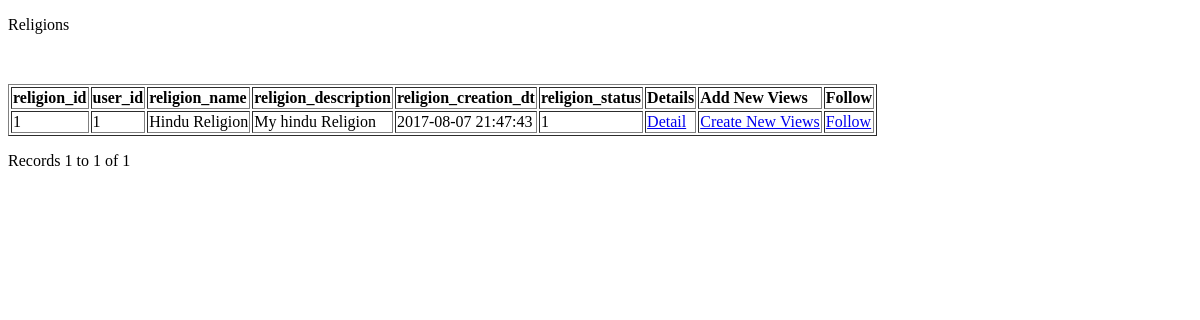
Before: /0001_myreligion/index.php with the older database file.
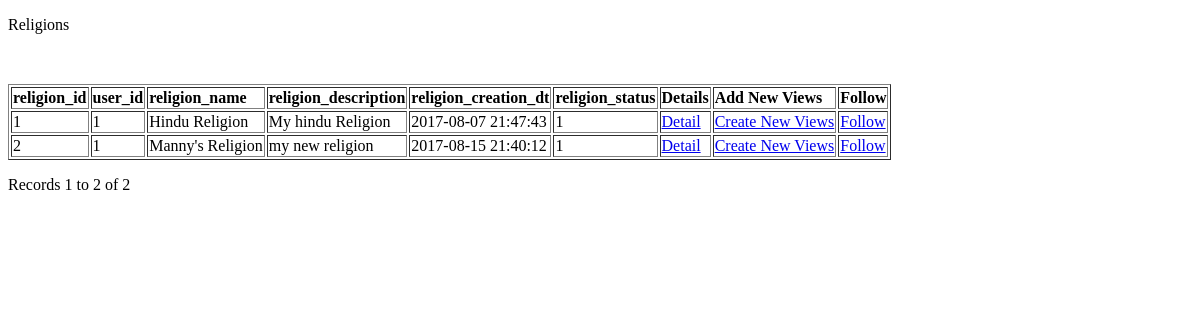
After: the same page with the newer database file.
### tables this page shows
CREATE TABLE `religions` (
  `religion_id` int(11) NOT NULL AUTO_INCREMENT,
  `user_id` int(11) DEFAULT NULL,
  `religion_name` varchar(255) DEFAULT NULL,
  `religion_description` text,
  `religion_creation_dt` timestamp NOT NULL DEFAULT CURRENT_TIMESTAMP ON UPDATE CURRENT_TIMESTAMP,
  `religion_status` int(1) NOT NULL DEFAULT '0',
  `religion_type` enum('public','closed') NOT NULL DEFAULT 'closed',
  `religion_image` varchar(255) DEFAULT NULL,
  PRIMARY KEY (`religion_id`)
);

### 0001_myreligion/index.php (the view, shortened to what this page needs)
<?php require_once('../Connections/conn.php'); ?>
<?php
$currentPage = $_SERVER["PHP_SELF"];
$maxRows_rsView = 25;
$pageNum_rsView = 0;
$startRow_rsView = $pageNum_rsView * $maxRows_rsView;
$query_rsView = "SELECT * FROM religions WHERE religion_status = 1";
$query_limit_rsView = sprintf("%s LIMIT %d, %d", $query_rsView, $startRow_rsView, $maxRows_rsView);
$rsView = mysql_query($query_limit_rsView, $conn) or die(mysql_error());
$row_rsView = mysql_fetch_assoc($rsView);
if (isset($_GET['totalRows_rsView'])) {
  $totalRows_rsView = $_GET['totalRows_rsView'];
} else {
  $all_rsView = mysql_query($query_rsView);
  $totalRows_rsView = mysql_num_rows($all_rsView);
}
$totalPages_rsView = ceil($totalRows_rsView/$maxRows_rsView)-1;
$queryString_rsView = "";
$queryString_rsView = sprintf("&totalRows_rsView=%d%s", $totalRows_rsView, $queryString_rsView);
?><!DOCTYPE html PUBLIC "-//W3C//DTD XHTML 1.0 Transitional//EN" "http://www.w3.org/TR/xhtml1/DTD/xhtml1-transitional.dtd">
<html xmlns="http://www.w3.org/1999/xhtml">
<head>
</head>
<body>
<p>Religions</p>
<p>&nbsp; </p>
<?php if ($totalRows_rsView > 0) {  ?>
  <table border="1">
    <tr>
      <td valign="top"><strong>religion_id</strong></td>
      <td valign="top"><strong>user_id</strong></td>
      <td valign="top"><strong>religion_name</strong></td>
      <td valign="top"><strong>religion_description</strong></td>
      <td valign="top"><strong>religion_creation_dt</strong></td>
      <td valign="top"><strong>religion_status</strong></td>
      <td valign="top"><strong>Details</strong></td>
      <td valign="top"><strong>Add New Views </strong></td>
      <td valign="top"><strong>Follow</strong></td>
    </tr>
    <?php do { ?>
      <tr>
        <td valign="top"><?php echo $row_rsView['religion_id']; ?></td>
        <td valign="top"><?php echo $row_rsView['user_id']; ?></td>
        <td valign="top"><?php echo $row_rsView['religion_name']; ?></td>
        <td valign="top"><?php echo $row_rsView['religion_description']; ?></td>
        <td valign="top"><?php echo $row_rsView['religion_creation_dt']; ?></td>
        <td valign="top"><?php echo $row_rsView['religion_status']; ?></td>
        <td valign="top"><a href="detail.php?religion_id=<?php echo $row_rsView['religion_id']; ?>">Detail</a></td>
        <td valign="top"><a href="views_new.php?religion_id=<?php echo $row_rsView['religion_id']; ?>">Create New Views</a></td>
        <td valign="top"><a href="follow_religion.php?religion_id=<?php echo $row_rsView['religion_id']; ?>">Follow</a></td>
      </tr>
      <?php } while ($row_rsView = mysql_fetch_assoc($rsView)); ?>
  </table>
  <p> Records <?php echo ($startRow_rsView + 1) ?> to <?php echo min($startRow_rsView + $maxRows_rsView, $totalRows_rsView) ?> of <?php echo $totalRows_rsView ?>
  <table border="0" width="50%" align="center">
    <tr>
      <td width="23%" align="center"><?php if ($pageNum_rsView > 0) {  ?>
            <a href="<?php printf("%s?pageNum_rsView=%d%s", $currentPage, 0, $queryString_rsView); ?>">First</a>
            <?php }  ?>
      </td>
      <td width="31%" align="center"><?php if ($pageNum_rsView > 0) {  ?>
            <a href="<?php printf("%s?pageNum_rsView=%d%s", $currentPage, max(0, $pageNum_rsView - 1), $queryString_rsView); ?>">Previous</a>
            <?php }  ?>
      </td>
      <td width="23%" align="center"><?php if ($pageNum_rsView < $totalPages_rsView) {  ?>
            <a href="<?php printf("%s?pageNum_rsView=%d%s", $currentPage, min($totalPages_rsView, $pageNum_rsView + 1), $queryString_rsView); ?>">Next</a>
            <?php }  ?>
      </td>
      <td width="23%" align="center"><?php if ($pageNum_rsView < $totalPages_rsView) {  ?>
            <a href="<?php printf("%s?pageNum_rsView=%d%s", $currentPage, $totalPages_rsView, $queryString_rsView); ?>">Last</a>
            <?php }  ?>
      </td>
    </tr>
  </table>
  <?php }  ?></p>
<?php if ($totalRows_rsView == 0) {  ?>
  <p>No Religion Available.</p>
  <?php }  ?></body>
</html>

Changed rows visible on the page:
added religions: religion_id "2", user "1", religion_name "Manny's Religion", religion_description "my new religion", religion_creation_dt "2017-08-15 21:40:12", religion_status "1"
Other visible differences:
min($startRow_rsView + $maxRows_rsView, $totalRows_rsView): "1" → "2"
$totalRows_rsView: "1" → "2"
